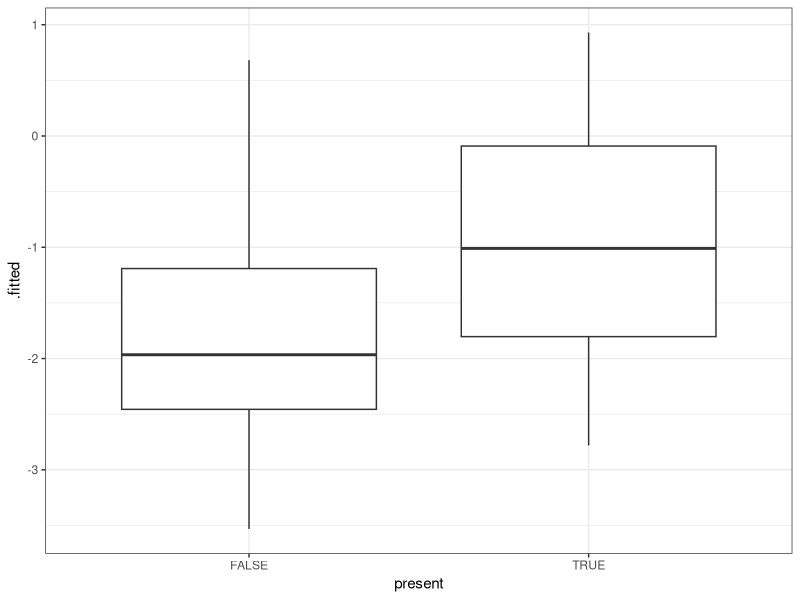
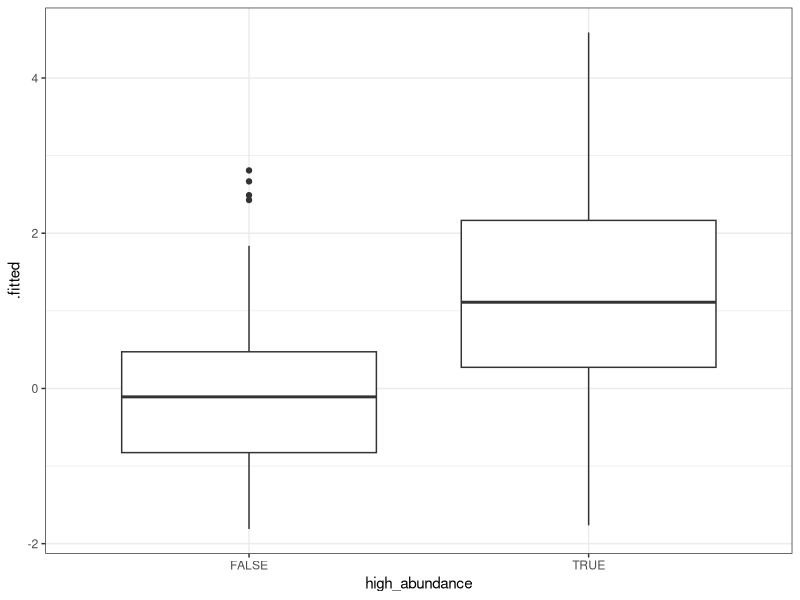
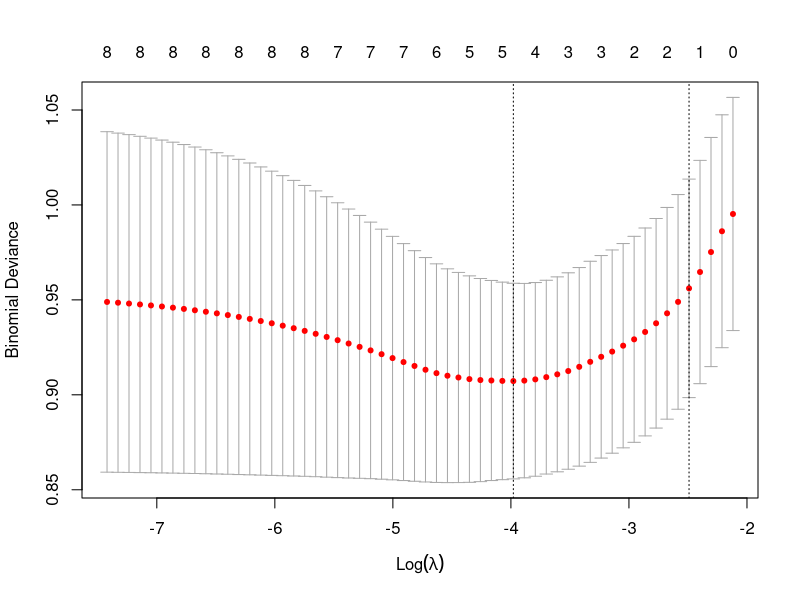
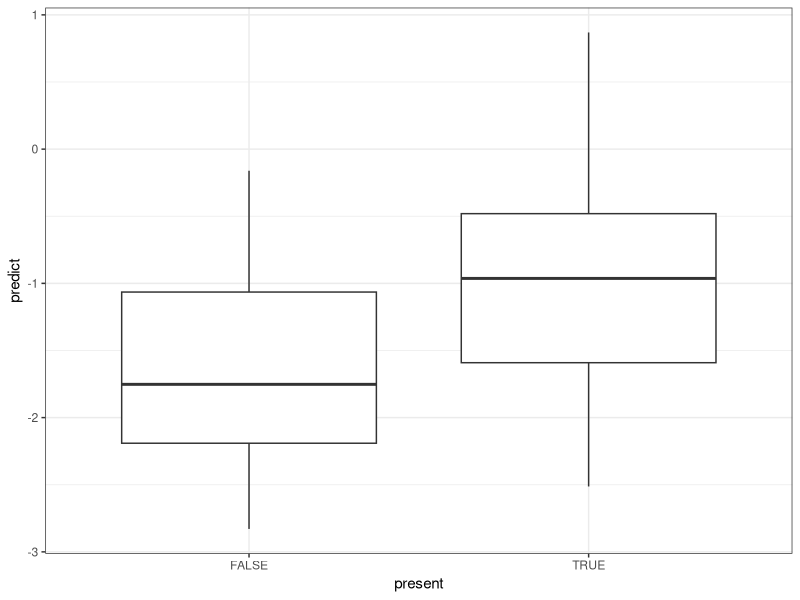
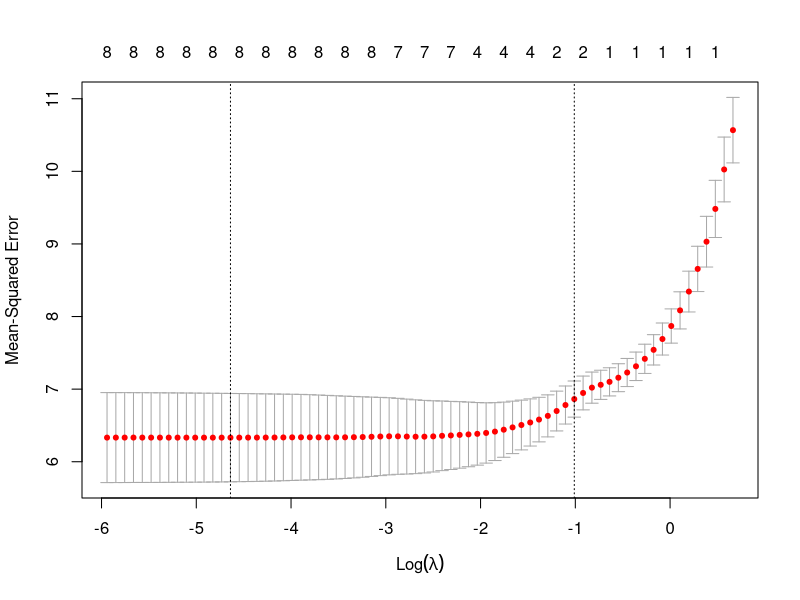
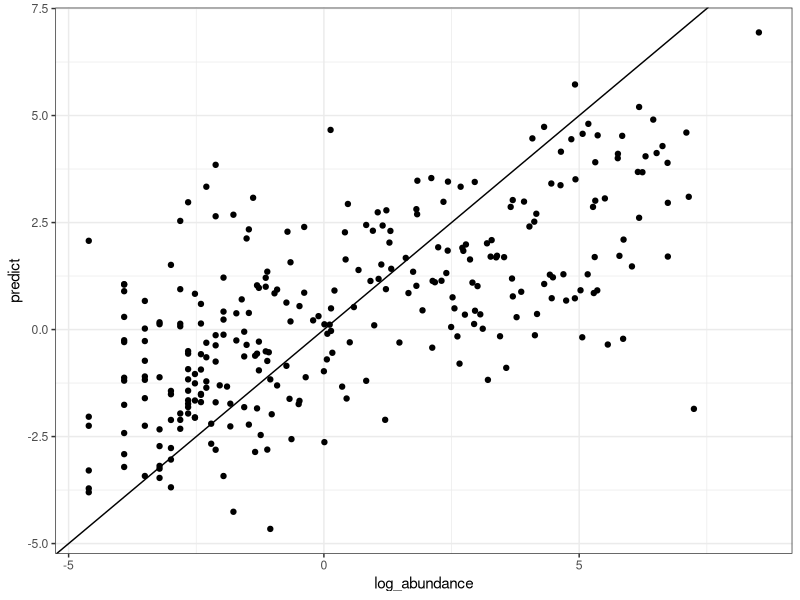
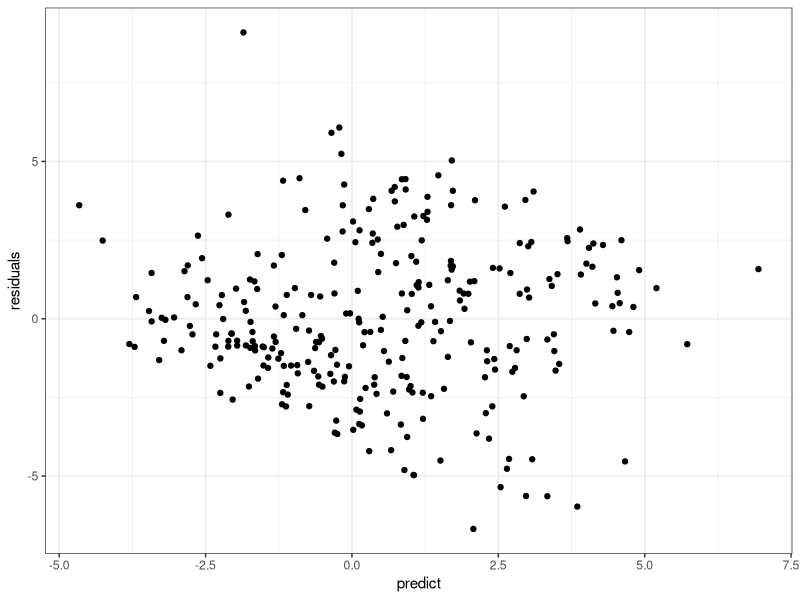
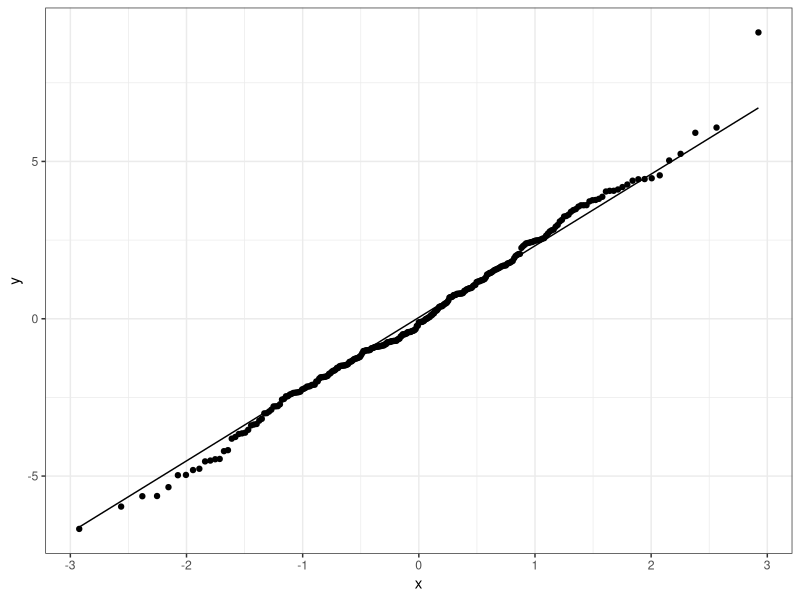

These figures' R source, in order:
## ---- chunk 1
knitr::opts_chunk$set(echo = TRUE, warning = FALSE)
library(tidyverse, quietly = TRUE)
library(glmnet)
library(broom)
## ---- chunk 2
niskin <- read_csv("Cariaco/niskin-ss.csv")
diatom <- read_csv("Cariaco/diatoms-selected.csv") |>
  pivot_longer(d_1m:d_100m, names_to = "depth", values_to = "abundance") |>
  mutate(depth = str_remove(depth, "d_") |> str_remove("m") |> as.numeric(),
         present = abundance > 0)
diatom_environment <- diatom |> left_join(niskin, by = c("Cruise_ID_2" = "Cruise_ID", "depth")) |>
  mutate(log_abundance = log(abundance))
diatom_sum <- read_csv("Cariaco/diatoms-selected-sum.csv") |>
  pivot_longer(d_1m:d_100m, names_to = "depth", values_to = "abundance") |>
  mutate(depth = str_remove(depth, "d_") |> str_remove("m") |> as.numeric(),
         high_abundance = abundance > 0.1)
diatom_sum_environment <- diatom_sum |> left_join(niskin, by = c("Cruise_ID_2" = "Cruise_ID", "depth")) |>
  mutate(log_abundance = log(abundance))
## ---- chunk 3
model1 <- glm(present ~ NO3_NO2_USF + PO4_USF + SiO4_USF + Temperature + 
                Salinity_bottles + pH + depth + Month_local, 
             data = diatom_environment |> 
               # filter(ScientificName_accepted == "Dactyliosolen fragilissimus"),
               filter(ScientificName_accepted == "Leptocylindrus danicus"),
               # filter(ScientificName_accepted == "Navicula sp."),
             family = "binomial"
             )
summary(model1)
## ---- chunk 4
tidy(model1, conf.int = TRUE)
glance(model1) # 12% of deviance explained
## ---- chunk 5
r2glm <- function(model) {
  summaryLog <- summary(model)
  1 - summaryLog$deviance / summaryLog$null.deviance
}
r2glm(model1)
## ---- chunk 6
augment(model1) |>
  ggplot(aes(present, .fitted)) +
  geom_boxplot() + 
  theme_bw()
## ---- chunk 7
augment(model1) |>
  count(present, exp(.fitted) > 0.5)
## ---- chunk 8
model2 <- glm(high_abundance ~ NO3_NO2_USF + PO4_USF + SiO4_USF + Temperature + 
                Salinity_bottles + pH + depth + Month_local, 
             data = diatom_sum_environment,
               family = "binomial"
             )
summary(model2)
## ---- chunk 9
tidy(model2, conf.int = TRUE)
glance(model2) # 18% of deviance explained
r2glm(model2)
## ---- chunk 10
augment(model2) |>
  ggplot(aes(high_abundance, .fitted)) +
  geom_boxplot() + 
  theme_bw()
## ---- chunk 11
augment(model2) |>
  count(high_abundance, exp(.fitted) > 0.5)
## ---- chunk 12
diatom_environment_ss <- diatom_environment |> 
  filter(ScientificName_accepted == "Leptocylindrus danicus") |>
  filter(!(is.na(NO3_NO2_USF + PO4_USF + SiO4_USF + Temperature + 
                   Salinity_bottles + pH + depth + Month_local)))
# y <- diatom_environment_ss |> pull(present)
y <- diatom_environment_ss$present # same thing
x <- diatom_environment_ss |> select(NO3_NO2_USF, PO4_USF, SiO4_USF, Temperature, 
                                     Salinity_bottles,  pH, depth, Month_local) |>
  as.matrix() |> scale()
set.seed(1)
model3 <- cv.glmnet(x, y, family = "binomial", alpha = 1)
model3
plot(model3)
model4 <- glmnet(x, y, family = "binomial", lambda = model3$lambda.min, alpha = 1)
model4
## ---- chunk 13
tidy(model4) # also # coef(model4)
## ---- chunk 14
diatom_environment_ss |>
  mutate(predict = as.vector(predict(model4, newx = x))) |>
  ggplot(aes(present, predict)) +
  geom_boxplot() + 
  theme_bw()
## ---- chunk 15
diatom_environment_ss |>
  mutate(predict = as.vector(predict(model4, newx = x))) |>
  count(present, exp(predict) > 0.5)

## ---- chunk 16
diatom_sum_environment_ss <- diatom_sum_environment |>
  filter(!(is.na(NO3_NO2_USF + PO4_USF + SiO4_USF + Temperature + Salinity_bottles + 
                   pH + depth + Month_local)),
         abundance > 0)
y <- diatom_sum_environment_ss$log_abundance
x <- diatom_sum_environment_ss |> select(NO3_NO2_USF, PO4_USF, SiO4_USF, Temperature, 
                                         Salinity_bottles, pH, depth, Month_local) |>
  as.matrix() |> scale()
set.seed(1)
model5 <- cv.glmnet(x, y, family = "gaussian", alpha = 1.0)
model5
plot(model5)
model6 <- glmnet(x, y, family = "gaussian", lambda = model5$lambda.min, alpha = 1.0)
model6
## ---- chunk 17
tidy(model6) # also # coef(model6)
## ---- chunk 18
diatom_sum_environment_ss |>
  mutate(predict = as.vector(predict(model6, newx = x, type = "response"))) |>
  ggplot(aes(log_abundance, predict)) +
  geom_point() + 
  geom_abline(intercept = 0, slope = 1) + 
  theme_bw()
## ---- chunk 19
diatom_sum_environment_ss |>
  mutate(predict = as.vector(predict(model6, newx = x)),
         residuals = log_abundance - predict) |>
  ggplot(aes(predict, residuals)) +
  geom_point() + 
  theme_bw()
## ---- chunk 20
diatom_sum_environment_ss |>
  mutate(predict = as.vector(predict(model6, newx = x)),
         residuals = log_abundance - predict) |>
  ggplot(aes(sample = residuals)) +
  stat_qq() + stat_qq_line() + 
  theme_bw()

